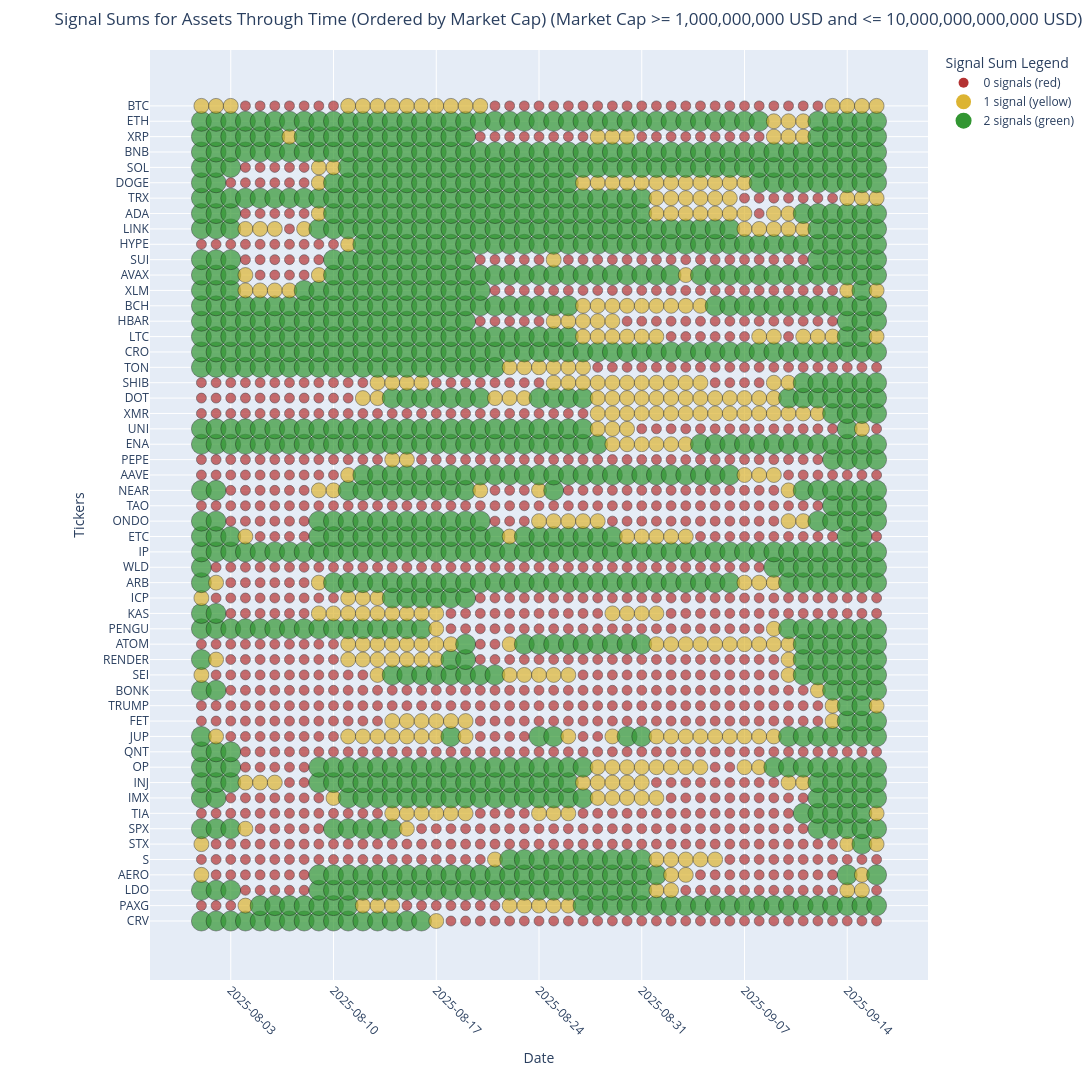

Notebook code cell kept with this figure:
### Code cell
def plot_signal_sums_through_time(analyzer, start_date=None, end_date=None, min_market_cap=1000000000, max_market_cap=None):
    """
    Create an interactive plotly lollipop chart showing signal sums for all assets through time.
    Assets are on the Y-axis and dates on the X-axis.
    
    Args:
        analyzer: The PortfolioAnalyzer instance
        start_date: Optional start date string in format 'YYYY-MM-DD'. If None, uses earliest available date.
        end_date: Optional end date string in format 'YYYY-MM-DD'. If None, uses latest available date.
        min_market_cap: Minimum market capitalization in USD to include an asset
        max_market_cap: Maximum market capitalization in USD to include an asset
    
    Returns:
        DataFrame with signal sums over time
    """
    import plotly.graph_objects as go
    import pandas as pd
    from soros_system.data.data_loader import DataLoader
    
    # Get all asset IDs
    asset_ids = list(analyzer.assets.keys())
    
    # Exclude stablecoins
    excluded_assets = ['tether', 'usd-coin']
    asset_ids = [asset_id for asset_id in asset_ids if asset_id not in excluded_assets]
    
    # Create a data loader to get tickers
    data_loader = DataLoader(
        data_path=analyzer.data_path,
        btc_data_path=analyzer.btc_data_path,
        ssr_data_path=analyzer.ssr_data_path,
        market_data_path=analyzer.market_data_path,
        asset_ids=analyzer.asset_ids
    )
    
    # Create a mapping from asset_id to ticker
    ticker_mapping = {}
    for asset_id in asset_ids:
        ticker = data_loader.get_ticker_from_id(asset_id)
        ticker_mapping[asset_id] = ticker.upper() if ticker else asset_id.upper()
    
    # Create a dictionary to store market caps
    market_caps = {}
    
    # Filter assets by market cap if specified
    if min_market_cap > 0 or max_market_cap is not None:
        filtered_asset_ids = []
        for asset_id in asset_ids:
            asset_data = analyzer.get_asset_data(asset_id)
            if asset_data is not None:
                # Try different ways to access market cap
                market_cap = None
                
                # Try to get from metadata if available
                if hasattr(asset_data, 'metadata') and asset_data.metadata:
                    market_cap = asset_data.metadata.get('market_cap')
                
                # Try to get from asset_data directly
                if market_cap is None and hasattr(asset_data, 'market_cap'):
                    market_cap = asset_data.market_cap
                
                # Try to get from price_data if available
                if market_cap is None and hasattr(asset_data, 'price_data'):
                    if 'market_cap' in asset_data.price_data.columns:
                        # Use the most recent market cap value
                        market_cap = asset_data.price_data['market_cap'].iloc[-1]
                
                # Store market cap for later sorting
                market_caps[asset_id] = market_cap if market_cap is not None else 0
                
                # Debug print to see what we're working with
                ticker = ticker_mapping.get(asset_id, asset_id)
                print(f"Asset: {ticker}, Market Cap: {market_cap}")
                
                # Check if market cap meets criteria
                meets_min_criteria = market_cap is None or market_cap >= min_market_cap
                meets_max_criteria = max_market_cap is None or (market_cap is not None and market_cap <= max_market_cap)
                
                # Include asset if market cap meets criteria
                if meets_min_criteria and meets_max_criteria:
                    filtered_asset_ids.append(asset_id)
                    if market_cap is None:
                        print(f"Warning: No market cap data for {ticker}, including it anyway")
        
        asset_ids = filtered_asset_ids
        
        if not asset_ids:
            market_cap_msg = f"with market cap >= {min_market_cap}"
            if max_market_cap is not None:
                market_cap_msg += f" and <= {max_market_cap}"
            print(f"No assets found {market_cap_msg}")
            return pd.DataFrame()
    else:
        # If no market cap filtering, still collect market caps for sorting
        for asset_id in asset_ids:
            asset_data = analyzer.get_asset_data(asset_id)
            if asset_data is not None:
                market_cap = None
                
                if hasattr(asset_data, 'metadata') and asset_data.metadata:
                    market_cap = asset_data.metadata.get('market_cap')
                
                if market_cap is None and hasattr(asset_data, 'market_cap'):
                    market_cap = asset_data.market_cap
                
                if market_cap is None and hasattr(asset_data, 'price_data'):
                    if 'market_cap' in asset_data.price_data.columns:
                        market_cap = asset_data.price_data['market_cap'].iloc[-1]
                
                market_caps[asset_id] = market_cap if market_cap is not None else 0
    
    # Determine date range
    if start_date is None or end_date is None:
        # Find the common date range across assets
        min_dates = []
        max_dates = []
        for asset_id in asset_ids:
            asset_data = analyzer.get_asset_data(asset_id)
            if asset_data is not None and hasattr(asset_data, 'price_data') and len(asset_data.price_data) > 0:
                min_dates.append(asset_data.price_data.index[0])
                max_dates.append(asset_data.price_data.index[-1])
        
        if not min_dates or not max_dates:
            print("No data available for any assets")
            return
        
        if start_date is None:
            start_date = max(min_dates).strftime('%Y-%m-%d')
        if end_date is None:
            end_date = min(max_dates).strftime('%Y-%m-%d')
    
    # Convert to datetime objects
    start_dt = pd.to_datetime(start_date)
    end_dt = pd.to_datetime(end_date)
    
    # Generate a list of dates - daily intervals as requested
    date_range = pd.date_range(start=start_dt, end=end_dt, freq='D')
    date_strings = [date.strftime('%Y-%m-%d') for date in date_range]
    
    # Create a DataFrame to store signal sums for each asset and date
    signal_sums_over_time = pd.DataFrame(index=asset_ids)
    
    # Calculate signal sums for each date
    for date_str in date_strings:
        signals_df = display_all_assets_signals_for_date(analyzer, date_str)
        signal_sums_over_time[date_str] = signals_df['Signal_Sum']
    
    # Add market cap column for sorting
    signal_sums_over_time['market_cap'] = signal_sums_over_time.index.map(lambda x: market_caps.get(x, 0))
    
    # Sort by market cap in descending order
    signal_sums_over_time = signal_sums_over_time.sort_values(by='market_cap', ascending=True)
    
    # Calculate total signal sum (but don't include market_cap column)
    signal_sums_over_time['total_sum'] = signal_sums_over_time.drop(columns=['market_cap']).sum(axis=1)
    
    # Remove the sorting columns after sorting
    signal_sums_over_time = signal_sums_over_time.drop(columns=['market_cap', 'total_sum'])
    
    # Create a new DataFrame with tickers as index
    ticker_signal_sums = pd.DataFrame(index=[ticker_mapping[asset_id] for asset_id in signal_sums_over_time.index])
    for col in signal_sums_over_time.columns:
        ticker_signal_sums[col] = signal_sums_over_time[col].values
    
    # Create color mapping function based on signal sum (scaled from 0 to 2)
    def get_color(signal_sum):
        if signal_sum == 0:
            return 'rgb(180, 50, 50)'  # darker red
        elif signal_sum == 1:
            return 'rgb(220, 180, 50)'  # darker yellow
        else:  # 2 signals
            return 'rgb(50, 150, 50)'  # darker green
    
    # Create the figure
    fig = go.Figure()
    
    # Get all dates for x-axis
    all_dates = pd.to_datetime(ticker_signal_sums.columns)
    
    # Plot all points including zero values
    for ticker in ticker_signal_sums.index:
        ticker_data = ticker_signal_sums.loc[ticker]
        
        # Create lists to store data for this ticker
        x_dates = []
        y_tickers = []
        sizes = []
        colors = []
        hover_texts = []
        
        # Process each date point
        for date, sum_val in zip(all_dates, ticker_data):
            x_dates.append(date)
            y_tickers.append(ticker)
            sizes.append(10 + sum_val * 5)  # Size based on signal sum
            colors.append(get_color(sum_val))
            hover_texts.append(f"Date: {date.strftime('%Y-%m-%d')}<br>Ticker: {ticker}<br>Signal Sum: {sum_val}")
        
        # Add scatter plot (dots)
        fig.add_trace(go.Scatter(
            x=x_dates,
            y=y_tickers,
            mode='markers',
            marker=dict(
                size=sizes,
                color=colors,
                line=dict(width=1, color='rgba(0,0,0,0.5)')
            ),
            name=ticker,
            showlegend=False,
            hoverinfo='text',
            hovertext=hover_texts
        ))
    
    # Add a color legend
    for i, (sum_val, color_desc) in enumerate([
        (0, "0 signals (red)"),
        (1, "1 signal (yellow)"),
        (2, "2 signals (green)")
    ]):
        fig.add_trace(go.Scatter(
            x=[None],
            y=[None],
            mode='markers',
            marker=dict(size=10 + sum_val * 5, color=get_color(sum_val)),
            name=color_desc,
            showlegend=True
        ))
    
    # Update layout
    title_text = "Signal Sums for Assets Through Time (Ordered by Market Cap)"
    if min_market_cap > 0 or max_market_cap is not None:
        title_text += f" (Market Cap"
        if min_market_cap > 0:
            title_text += f" >= {min_market_cap:,} USD"
        if max_market_cap is not None:
            if min_market_cap > 0:
                title_text += " and"
            title_text += f" <= {max_market_cap:,} USD"
        title_text += ")"
        
    fig.update_layout(
        title=title_text,
        xaxis_title="Date",
        yaxis_title="Tickers",
        height=max(800, len(ticker_signal_sums) * 20),  # Dynamic height based on number of assets
        width=1200,  # Fixed width for better display
        yaxis=dict(
            categoryorder='array',
            categoryarray=ticker_signal_sums.index,  # Order by market cap (already sorted)
        ),
        xaxis=dict(
            type='date',
            tickformat='%Y-%m-%d',
            tickangle=45,
        ),
        legend_title="Signal Sum Legend",
        hovermode="closest",
        showlegend=True,
        margin=dict(l=150, r=50, t=50, b=100)  # Add margin for ticker names
    )
    
    fig.show()
    
    return ticker_signal_sums

# Example usage
signal_data_over_time = plot_signal_sums_through_time(
    analyzer, 
    start_date="2025-08-01",  # Change to your desired start date
    end_date="2025-09-16",    # Change to your desired end date
    min_market_cap = 1000000000,
    max_market_cap = 10000000000000

)
